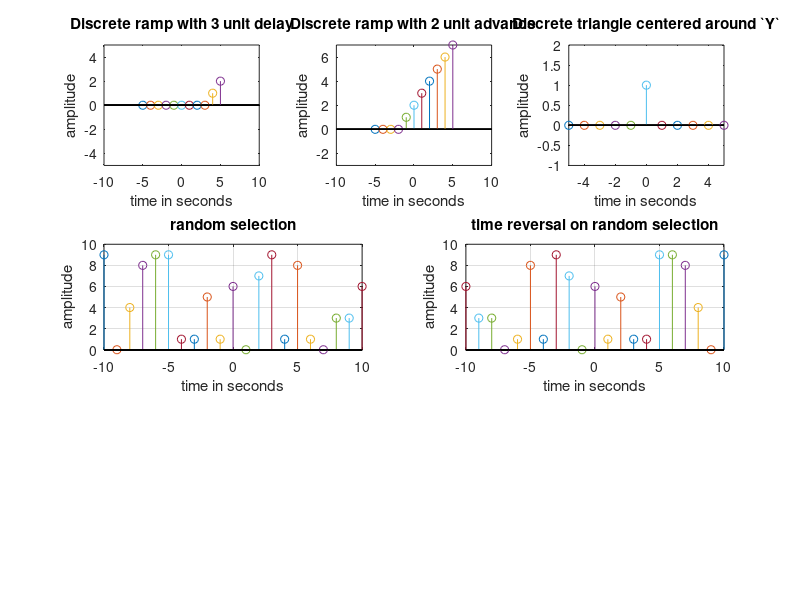

MATLAB code for this plot:
%discrete time ramp function delayed by 3 units
subplot(3,3,1)
for t = -5:5;
  if (t>3)
    y=t-3;
  else
    y = 0;
  end
  stem(t,y);
  hold on;
end
title('Discrete ramp with 3 unit delay');
xlabel('time in seconds');
ylabel('amplitude');
axis([-10 10 -5 5]);

%Discrete ramp advanced by 2 units
subplot(3,3,2)
for t = -5:5;
  if(t>-2)
    y = t+2;
  else
    y = 0;
  end
  stem(t,y);
  hold on;
end
title('Discrete ramp with 2 unit advance');
xlabel('time in seconds');
ylabel('amplitude');
axis([-10 10 -3 7]);

%Discrete time triangular width = 2 units symmetric about y, max amp = 1
subplot(3,3,3);
fw = 2;
w = fw/2;
h = 1;
s = h/w;
for t = -5:5;
  if(t >= -w && t<0)
    y = (t*s) + h;
  elseif(t<= w && t>=0)
    y = h - (t*s);
  else
    y = 0;
  end
  stem(t,y);
  hold on;
end
title('Discrete triangle centered around `Y`');
xlabel('time in seconds');
ylabel('amplitude');
axis([-5 5 -1 2]);

%Time reversal operation on a randomly generated sequence
T = 10
x = floor(10*rand(21));
for t = -T:T;
  i = t+11;
  subplot(3,2,3)
  stem(t, x(i));
  hold on;
  grid on;
  title('random selection');
  xlabel('time in seconds');
  ylabel('amplitude');
  subplot(3,2,4)
  stem(-t, x(i));
  hold on;
  grid on;
  title('time reversal on random selection');
  xlabel('time in seconds');
  ylabel('amplitude');
end

